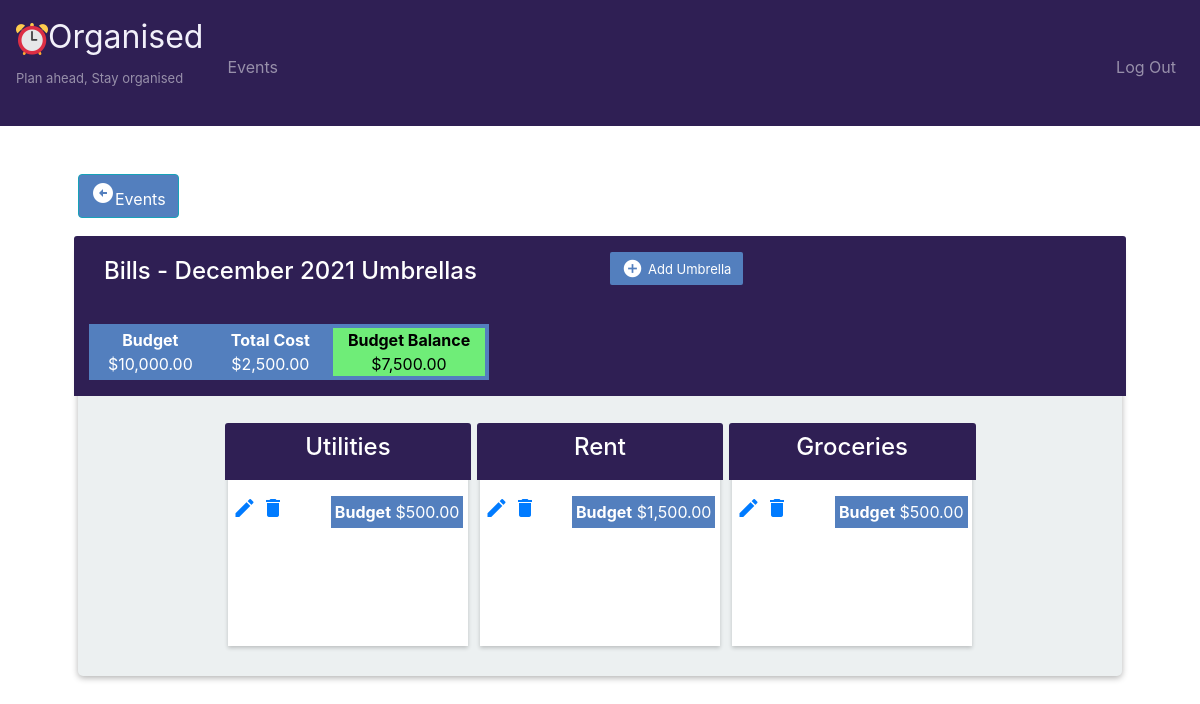
The app's page /umbrella?event=3 (signed in) with its own data.
### application.py (models this page shows)
class Events(db.Model):
    PK = db.Column(db.Integer, primary_key=True)
    description = db.Column(db.String(50))
    title = db.Column(db.String(50))
    budget = db.Column(db.Float)
    date_created = db.Column(db.DateTime, default=datetime.now)
    userid = db.Column(db.Integer)

class Umbrellas(db.Model):
    PK = db.Column(db.Integer, primary_key=True)
    description = db.Column(db.String(50))
    title = db.Column(db.String(50))
    budget = db.Column(db.Float)
    date_created = db.Column(db.DateTime, default=datetime.now)
    eventsid = db.Column(db.Integer)

### application.py (the view)
@app.route("/umbrella", methods=["GET", "POST"])
@login_required
def umbrella():
    if not request.args.get("event"):
        return redirect("/")
    eventID = request.args.get("event")
    event=Events.query.filter_by(PK=eventID, userid=session["user_id"]).first()
    if not event:
        return redirect("/")
    if request.method == "POST":
        if request.form.get("event")=="add":
            item = Umbrellas(description=request.form.get("description"),title=request.form.get("title"), budget=request.form.get("budget"),
            eventsid=eventID)
            db.session.add(item)
            db.session.commit()
            flash("Umbrella added Successfully")
        elif request.form.get("event")=="edit":
            if not request.form.get("PK"):
                return "Record not found"
            else:
                update_umbrela = Umbrellas.query.get(request.form.get('PK'))
                update_umbrela.description=request.form.get("description")
                update_umbrela.title=request.form.get("title")
                update_umbrela.budget=request.form.get("budget")
                if not update_umbrela.budget:
                    update_umbrela.budget = 0
                db.session.commit()
                flash("Umbrella Updated Successfully")
        elif request.form.get("event")=="delete":
            if not request.form.get("PK"):
                return "Record not found"
            else:
                delete_umbrella = Umbrellas.query.get(request.form.get('PK'))
                todos = Todos.query.filter_by(umbrellasid=delete_umbrella.PK).all()
                for todo in todos:
                    db.session.delete(todo)
                    db.session.commit()
                db.session.delete(delete_umbrella)
                db.session.commit()
                flash("Umbrella Deleted Successfully")
        umbrellas = Umbrellas.query.filter_by(eventsid=eventID).all()
        return render_template("umbrella.html", umbrellas=umbrellas, event=event)
    else:
        umbrellas = Umbrellas.query.filter_by(eventsid=eventID).all()
        return render_template("umbrella.html", umbrellas=umbrellas, event=event)

### application.py (called while the page is built)
@app.after_request
def after_request(response):
    response.headers["Cache-Control"] = "no-cache, no-store, must-revalidate"
    response.headers["Expires"] = 0
    response.headers["Pragma"] = "no-cache"
    return response

### helpers.py (called while the page is built)
def login_required(f):
    @wraps(f)
    def decorated_function(*args, **kwargs):
        if session.get("user_id") is None:
            return redirect("/login")
        return f(*args, **kwargs)
    return decorated_function

def usd(value):
    if value >= 0:
        return f"${value:,.2f}"
    else:
        return value

### templates/umbrella.html (shortened to what this page needs)
{% extends "layout.html" %}
{% block main %}
{% set totalcost = namespace(value=0) %}
{% for umbrella in umbrellas %}
	{% set totalcost.value = totalcost.value + umbrella.budget %}
{%endfor%}
<div>
	<a href="/" class="btn btn-info" style="float:left; background-color:#537fbe"><i class="material-icons"> arrow_circle_left</i><span>Events</span> </a>
</div>
<br> <br> <br>
<div class="X">
    <div class="table-title">
        <div class="row">
            <div class="col-sm-6">
                <div class="header">
                    <h2>{{event.title}} Umbrellas</h2>
                </div>
                <br> <br>
                <br>
                <div class="row">
					<div class="budget">
						<b>Budget</b>  <br>  {{event.budget | usd}}
					</div>
					<div class="budget">
						<b>Total Cost</b> <br> {{totalcost.value | usd}}
					</div>
					{% if (event.budget -totalcost.value) < 0 %}
					<div class="budget" style="background-color:red">
						<b>Budget Balance</b> <br> {{(event.budget -totalcost.value)| usd}}
					</div>
					{% else %}
					<div class="budget" style="background-color:#6fed78; color:black">
						<b>Budget Balance</b> <br> {{(event.budget -totalcost.value) | usd}}
					</div>
					{% endif %}
				</div>
            </div>
            <div style="float:right">
        		<a href="#addUmbrellaModal" class="btn btn-info" data-toggle="modal"><i class="material-icons">&#xE147;</i> <span>Add Umbrella</span></a>
        	</div>
        </div>
    </div>
    <ul class="SG" style="list-style-type: none">
        {% for umbrella in umbrellas %}
        <li class="sgLi">
            <div class="box">
                <div>
                    <a href="/todo?umbrella={{umbrella.PK}}">
                        <div class="topheaders">
                            <h4>{{umbrella.title}}</h4>
                        </div>
                    </a>
                </div>
                <div class="boxed">
                    <b>Budget</b>   {{umbrella.budget | usd}}
                </div>
                <div style="float:left">
                    <a href="#editUmbrellaModal{{umbrella.PK}}"  class="edit" data-toggle="modal"><i class="material-icons" data-toggle="tooltip" title="Edit">&#xE254;</i></a>
    				<a href="#deleteUmbrellaModal{{umbrella.PK}}" class="delete" data-toggle="modal"><i class="material-icons" data-toggle="tooltip" title="Delete">&#xE872;</i></a>
    			</div>
            </div>
        </li>
        {%endfor%}
    </ul>
</div>
{% endblock %}

### static/styles.css (style rules this page uses)
.topheaders { background-color: #2f1f54; color: #fff; padding-bottom: 15px; padding: 10px 20px; min-width: 100%; margin: -5px -8px 5px; border-radius: 3px 3px 0 0; }
.boxed { border: 4px solid #537fbe; background-color:#537fbe; color: #fff; float: right; }
.budget { border: 4px solid #537fbe; background-color:#537fbe; color: #fff; max-width: 40%; padding-right:15px; padding-left:15px; text-align: center; }
.header { float:left; }
.SG { margin: 0; padding: 0; text-align: center; }
.SG .sgLi { min-width: 24%; margin: 2% .35%; display: inline-flex; box-shadow: 0 2px 4px rgba(0,0,0, .2); }
.SG .box { width: 100%; height: 100vh; padding: 1% 2%; background: #fff; min-height: 200px; max-height: 220px; }
.X { margin: auto; padding: 1% 2%; max-width: 1440px; border-radius: 5px; background: #ecf0f1; box-shadow: 0 2px 6px 0 rgba(0,0,0, .3); }
.table-title { padding-bottom: 15px; background: #2f1f54; color: #fff; padding: 16px 30px; min-width: 100%; margin: -20px -25px 10px; border-radius: 3px 3px 0 0; }
.table-title h2 { margin: 5px 0 0; font-size: 24px; }
.table-title .btn { color: #fff; float: right; font-size: 13px; border: none; min-width: 50px; border-radius: 2px; outline: none !important; margin-left: 10px; background-color: #537fbe; }
.table-title .btn i { float: left; font-size: 21px; margin-right: 5px; }
.table-title .btn span { float: left; margin-top: 2px; }

### records on screen
Events: title "Bills - December 2021", budget "$10,000.00", (event.budget-totalcost.value)|usd "$7,500.00"
Umbrellas: title "Utilities", budget "$500.00"
Umbrellas: title "Rent", budget "$1,500.00"
Umbrellas: title "Groceries", budget "$500.00"

### other values on screen
{{ totalcost.value | usd }} "$2,500.00"
